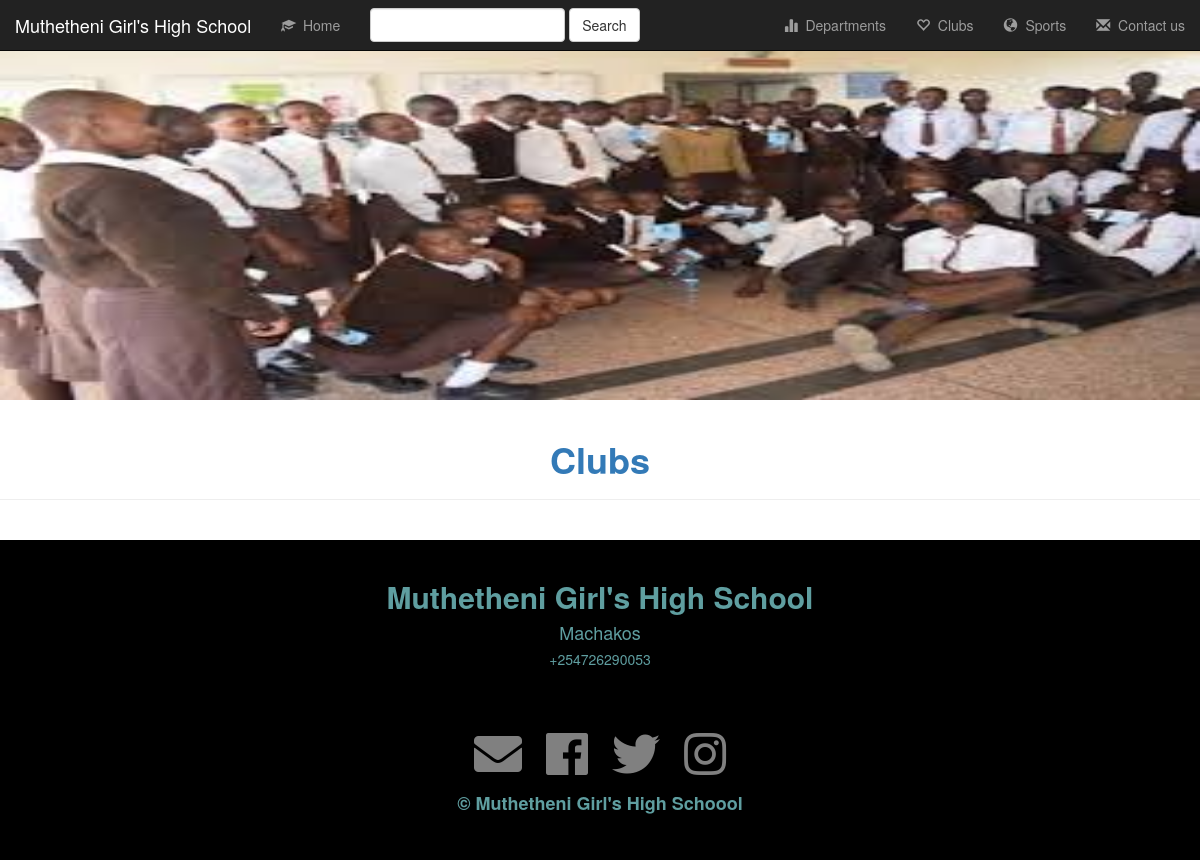
/clubs/, run on an earlier commit of the app's database.
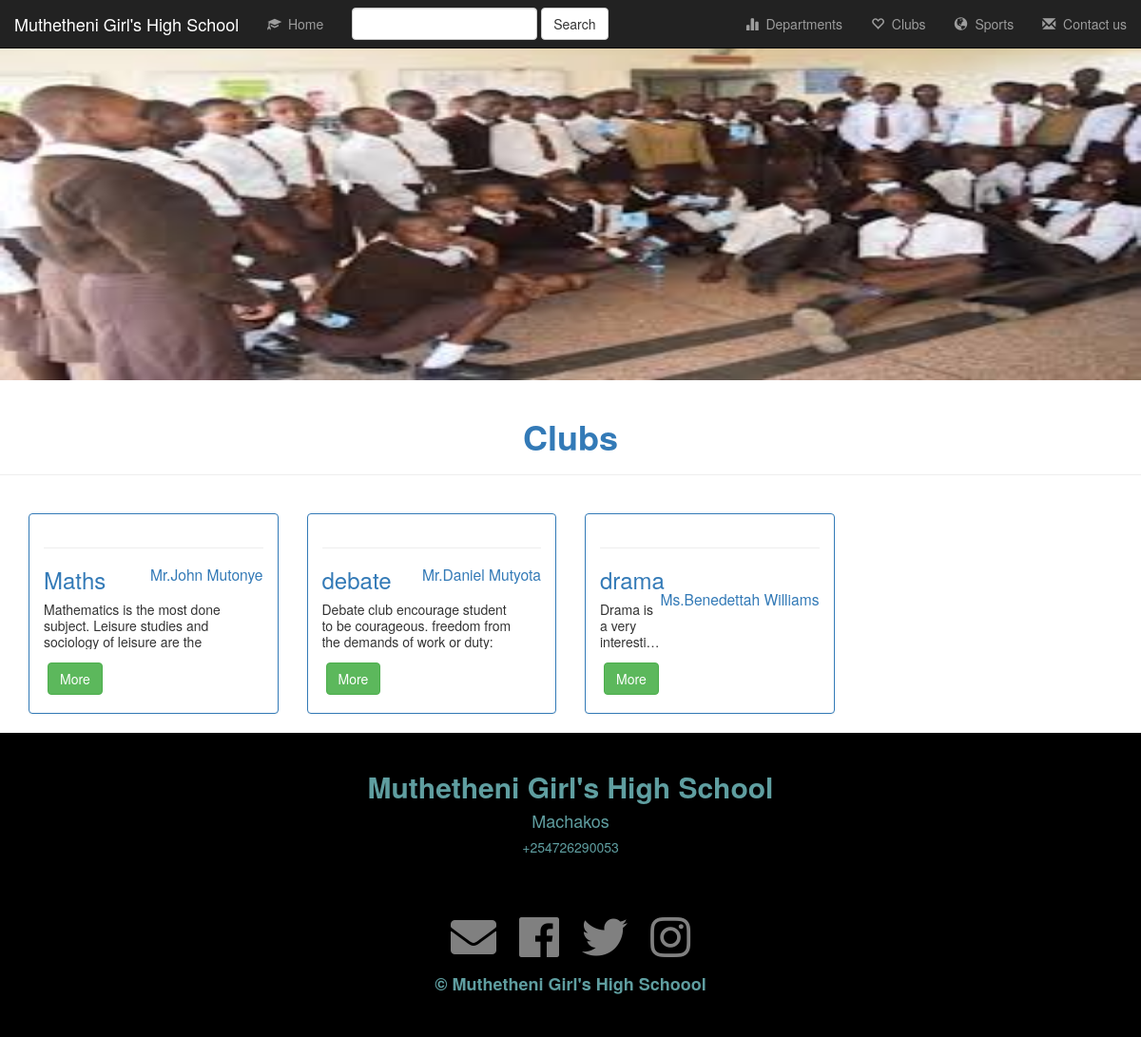
And on a later commit of the database.
### schapp/models.py (models this page shows, shortened)
class Club(models.Model):
    name = models.CharField(max_length=30)
    patron = models.CharField(max_length=30)
    desc = models.TextField()

### schapp/views.py (the view)
# urls.py: path('clubs/', views.clubs, name='clubs'),
def clubs(request):
    cbs = Club.objects.all()
    return render(request, 'schapp/clubs.html', {'cbs': cbs})

### schapp/templates/schapp/clubs.html (shortened to what this page needs)
{% extends 'schapp/base.html' %}
{% load static %}
{% block content %}
    <div class="container-fluid">
    <div class="row">
    <div class="banner-img">
    <img src="{% static 'schapp/img/debate.jpg' %}" alt="" style="width: 100%; padding-top: 25px; height: 50%;">
        <div class="page-header">
            <h1 class="text-center text-primary"> <strong>Clubs</strong></h1>
        </div>
    </div>
</div>
    <br>
        {% if cbs %}
            {% for c in cbs %}
    <div class="col-sm-3">
        <div class="panel panel-primary">
            <div class="panel-body">
                <hr>
                <h3 class="text-primary">{{ c.name }} <small class="text-primary" style="float: right;">{{ c.patron }}</small></h3>
                <p style="line-height: 1.2em; height: 3.6em; overflow: hidden; text-overflow: ellipsis; max-width: 90%;">{{ c.desc }}</p>
                <button type="button" class="btn btn-success" style="margin: 4px;" data-toggle="modal" data-target="#Modal-{{ c.id }}">More</button>
            </div>
        </div>
    </div>
            {% endfor %}
    {% endif %}
    </div>
    {% include 'schapp/footer.html' %}
{% endblock %}

What changed in the data, as far as the page shows it:
added Club: name "Maths", patron "Mr.John Mutonye", desc "Mathematics is the most done subject. Leisure studies and sociology of leisure are the…"
added Club: name "debate", patron "Mr.Daniel Mutyota", desc "Debate club encourage student to be courageous. freedom from the demands of work or duty:…"
added Club: name "drama", patron "Ms.Benedettah Williams", desc "Drama is a very interesting…"
